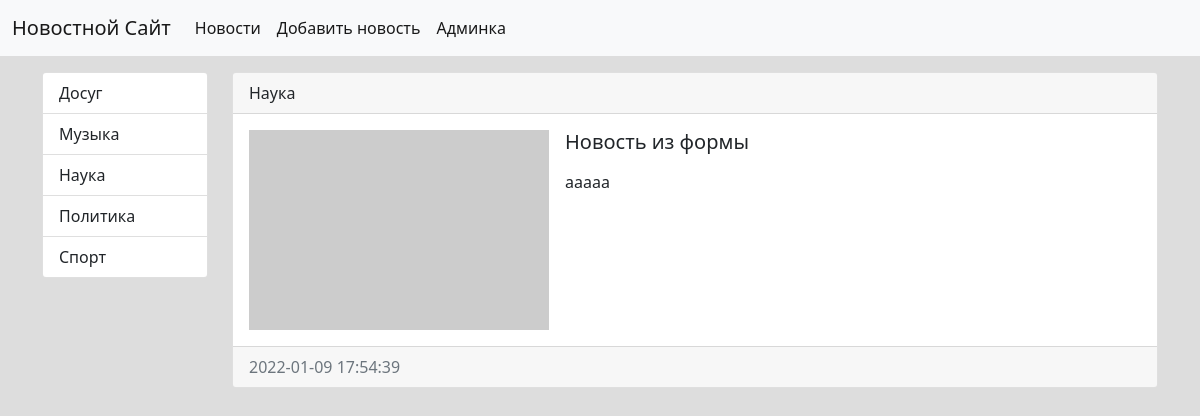
Page /news_view/8/ on the earlier database version.
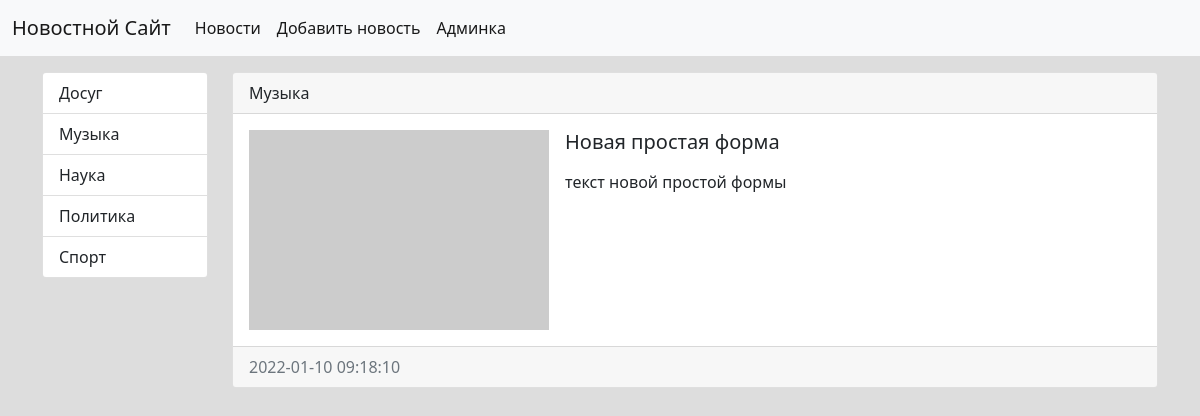
Same page on the later database version.
### news/models.py (models this page shows, shortened)
class News(models.Model):
    title = models.CharField(max_length=150, verbose_name='Наименование')
    content = models.TextField(blank=True, verbose_name='Контент')
    created_at = models.DateTimeField(auto_now_add=True, verbose_name='Дата создания')
    updated_at = models.DateTimeField(auto_now=True, verbose_name='Дата изменения')
    photo = models.ImageField(upload_to='photos/%Y/%m/%d', verbose_name='Фото', blank=True)
    is_published = models.BooleanField(default=True, verbose_name='Опубликовано')
    category = models.ForeignKey('Category', on_delete=models.PROTECT)
    class Meta:
        verbose_name = 'новость'
        verbose_name_plural = 'новости'
        ordering = ['-created_at']

class Category(models.Model):
    title = models.CharField(max_length=150, db_index=True, verbose_name='Категория')
    def get_absolute_url(self):
        return reverse('category', kwargs={"category_id": self.pk})
    def __str__(self):
        return self.title
    class Meta:
        verbose_name = 'категория'
        verbose_name_plural = 'категории'
        ordering = ['title']

### news/views.py (the view)
# urls.py: path('news_view/<int:news_id>/', news_view, name='news_view'),
def news_view(request, news_id):
    news = get_object_or_404(News, pk=news_id)
    return render(request, 'news/news_view.html', {"news": news})

### news/templatetags/news_tags.py (called while the page is built)
@register.inclusion_tag('news/list_categories.html')
def show_categories():
    categories = Category.objects.all()
    return {"categories": categories, }

### news/templates/news/news_view.html (shortened to what this page needs)
{% extends 'base.html' %}
{% block sidebar %}
{% include 'inc/_sidebar.html' %}
{% endblock %}
{% block content %}
        <div class="card mb-3">
            <div class="card-header">
               {{ news.category }}
            </div>
            <div class="card-body">
                <div class="d-flex">
                    <div class="flex-shrink-0">
                        {% if news.photo %}
                            <img src="{{ news.photo.url }}" width="300" alt="" class="mr-3">
                        {% else %}
                            <img src="https://picsum.photos/300/200.webp?random={{ forloop.counter }}" alt="">
                        {% endif %}
                    </div>
                    <div class="flex-grow-1 ms-3">
                        <h5 class="card-title">{{ news.title }}</h5>
                        <p class="card-text">{{ news.content|linebreaks }}</p>
                    </div>
                </div>
            </div>
            <div class="card-footer text-muted">
                {{ news.created_at|date:"Y-m-d H:i:s" }}
            </div>
        </div>
{% endblock %}

Differences in the rows shown:
changed News: category "Наука" → "Музыка"; title "Новость из формы" → "Новая простая форма"; content "ааааа" → "текст новой простой формы"; created_at "2022-01-09 17:54:39" → "2022-01-10 09:18:10"
